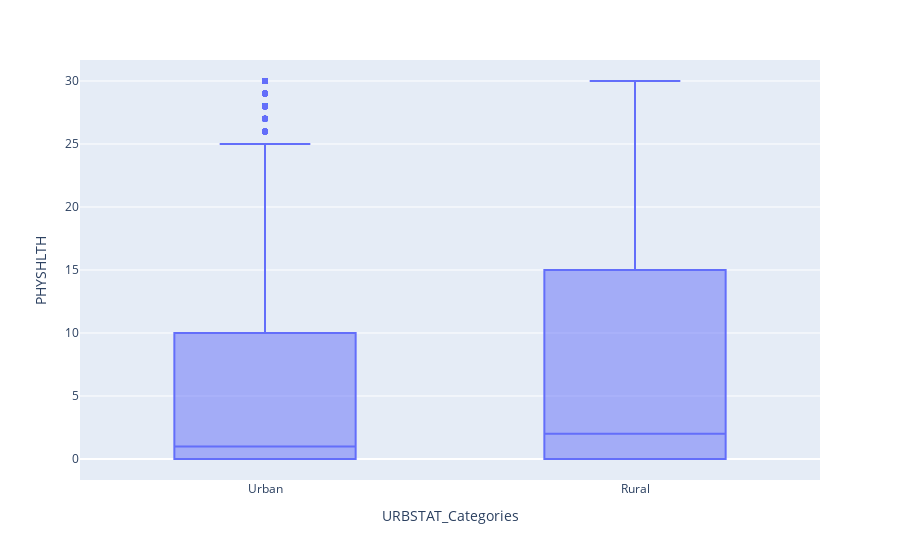

The notebook cell saved with this chart:
### Code cell
px.box(df_Phy_Urb, y="PHYSHLTH", x = "URBSTAT_Categories"  )

### Figure 1 — Plotly figure (JSON) as saved in the notebook; plotly's stock layout.template omitted (floating-point values rounded to 4 significant figures; data arrays with more than 128 entries replaced by an {"elided": "..."} marker saying what was removed)
{"data": [{"alignmentgroup": "True", "hovertemplate": "URBSTAT_Categories=%{x}<br>PHYSHLTH=%{y}<extra></extra>", "legendgroup": "", "marker": {"color": "#636efa"}, "name": "", "notched": false, "offsetgroup": "", "orientation": "v", "showlegend": false, "type": "box", "x": {"elided": "40874 str values"}, "x0": " ", "xaxis": "x", "y": {"elided": "40874 int values"}, "y0": " ", "yaxis": "y"}], "layout": {"boxmode": "group", "legend": {"tracegroupgap": 0}, "margin": {"t": 60}, "xaxis": {"anchor": "y", "domain": [0, 1], "title": {"text": "URBSTAT_Categories"}}, "yaxis": {"anchor": "x", "domain": [0, 1], "title": {"text": "PHYSHLTH"}}}}
